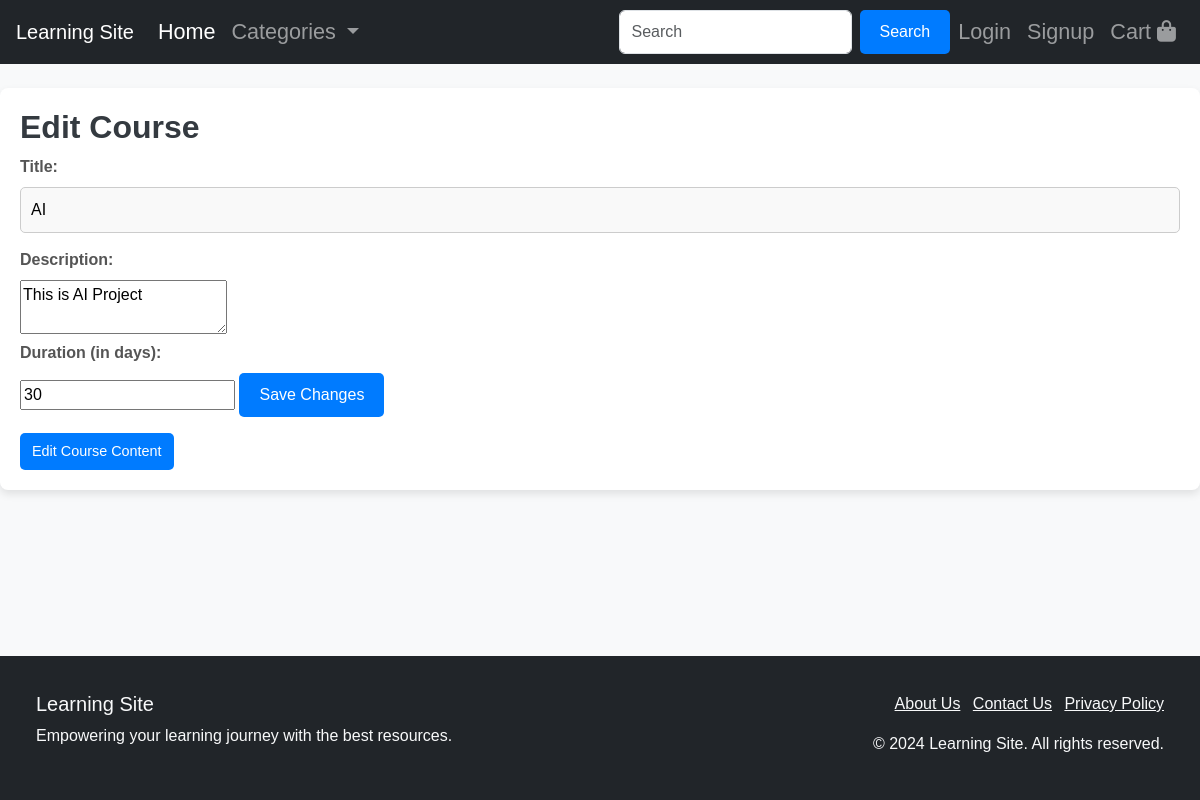
Page /course_instructor/edit-course/1/ (signed in) on the committed database.
### course_instructor/models.py (models this page shows)
class Course(models.Model):
    COURSE_TYPE_CHOICES = [
        ('paid', 'Paid'),
        ('unpaid', 'Unpaid'),
    ]
    title = models.CharField(max_length=255)
    description = models.TextField()
    duration = models.DurationField(default=timedelta(days=30))
    instructor = models.ForeignKey(User, on_delete=models.CASCADE, related_name='courses_taught')
    course_type = models.CharField(max_length=10, choices=COURSE_TYPE_CHOICES, default='unpaid')
    created_at = models.DateTimeField(auto_now_add=True)
    updated_at = models.DateTimeField(auto_now=True)

### course_instructor/views.py (the view)
# urls.py: path('edit-course/<int:course_id>/', edit_course, name='edit_course'),
def edit_course(request, course_id):
    course = get_object_or_404(Course, id=course_id)
    if not (request.user.profile_main.role == 'instructor'):
        return HttpResponseForbidden("You are not allowed to edit this course.")
    if request.method == 'POST':
        course.title = request.POST.get('title', course.title)
        course.description = request.POST.get('description', course.description)
        course.duration = request.POST.get('duration', course.duration)
        course.save()
        return redirect('course_detail', course_id=course.id)
    return render(request, 'edit_course.html', {'course': course})

### template/edit_course.html (shortened to what this page needs)
{% extends "layout.html" %}
{% block content %}
<h1>Edit Course</h1>
<form method="POST">
    <label for="title">Title:</label>
    <input type="text" id="title" name="title" value="{{ course.title }}" required>
    <label for="description">Description:</label>
    <textarea id="description" name="description">{{ course.description }}</textarea>
    <label for="duration">Duration (in days):</label>
    <input type="number" id="duration" name="duration" value="{{ course.duration.days }}" required>
    <button type="submit">Save Changes</button>
</form>
<div class="mt-3">
    <a href="{% url 'edit_course_content' course.id %}" class="btn btn-primary">Edit Course Content</a>
</div>
{% endblock content %}

### static/style.css (style rules this page uses)
body { display: flex; flex-direction: column; min-height: 100vh; margin: 0; }
label { font-weight: bold; color: #555; display: block; margin-bottom: 8px; }
input[type="text"], input[type="email"], input[type="date"], select { width: 100%; padding: 10px; margin-bottom: 15px; border: 1px solid #ccc; border-radius: 5px; font-size: 1rem; background-color: #f9f9f9; }
button[type="submit"] { background-color: #007bff; color: white; font-size: 1rem; padding: 10px 20px; border: none; border-radius: 5px; cursor: pointer; transition: background-color 0.3s ease; }
body { font-family: 'Arial', sans-serif; background-color: #f8f9fa; margin: 0; padding: 0; }
h1 { font-size: 2rem; font-weight: bold; color: #343a40; }
.btn { font-size: 0.9rem; padding: 8px 12px; border-radius: 5px; transition: background-color 0.2s ease-in-out, color 0.2s ease-in-out; }
.btn-primary { background-color: #007bff; color: white; border: none; }

### rows in the picture
Course: title "AI", description "This is AI Project", duration "30"
